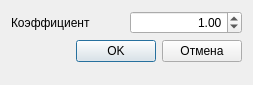
<?xml version="1.0" encoding="UTF-8"?>
<ui version="4.0">
 <class>DialogSetRates</class>
 <widget class="QDialog" name="DialogSetRates">
  <property name="geometry">
   <rect>
    <x>0</x>
    <y>0</y>
    <width>253</width>
    <height>85</height>
   </rect>
  </property>
  <property name="windowTitle">
   <string>Dialog</string>
  </property>
  <layout class="QVBoxLayout" name="verticalLayout">
   <item>
    <layout class="QHBoxLayout" name="horizontalLayout_2">
     <item>
      <widget class="QLabel" name="label">
       <property name="text">
        <string>Коэффициент</string>
       </property>
      </widget>
     </item>
     <item>
      <widget class="QDoubleSpinBox" name="doubleSpinBoxRate">
       <property name="alignment">
        <set>Qt::AlignRight|Qt::AlignTrailing|Qt::AlignVCenter</set>
       </property>
       <property name="maximum">
        <double>16777215.000000000000000</double>
       </property>
       <property name="value">
        <double>1.000000000000000</double>
       </property>
      </widget>
     </item>
    </layout>
   </item>
   <item>
    <layout class="QHBoxLayout" name="horizontalLayout">
     <item>
      <spacer name="horizontalSpacer">
       <property name="orientation">
        <enum>Qt::Horizontal</enum>
       </property>
       <property name="sizeHint" stdset="0">
        <size>
         <width>40</width>
         <height>20</height>
        </size>
       </property>
      </spacer>
     </item>
     <item>
      <widget class="QPushButton" name="pushButtonOK">
       <property name="text">
        <string>OK</string>
       </property>
      </widget>
     </item>
     <item>
      <widget class="QPushButton" name="pushButtonCancel">
       <property name="text">
        <string>Отмена</string>
       </property>
      </widget>
     </item>
    </layout>
   </item>
   <item>
    <spacer name="verticalSpacer">
     <property name="orientation">
      <enum>Qt::Vertical</enum>
     </property>
     <property name="sizeHint" stdset="0">
      <size>
       <width>20</width>
       <height>40</height>
      </size>
     </property>
    </spacer>
   </item>
  </layout>
 </widget>
 <resources/>
 <connections/>
</ui>
